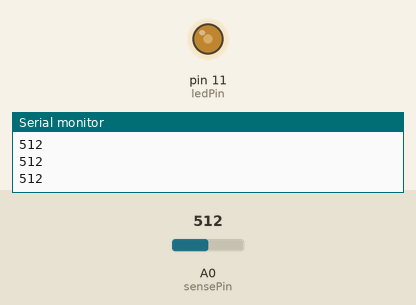
Recording of a sketch running on a simulated Arduino Uno, built with avr-gcc and run on an emulated ATmega328P. On the bench: output pins drawn as LEDs (lit = HIGH), the last lines printed to the serial monitor. Inputs (shaded band) come from the test bench; at power-on: A0 (sensePin) = 512.

Above: at 1.2 s.
1.3 s: A0 (sensePin) set to 610
At 2.5 s:
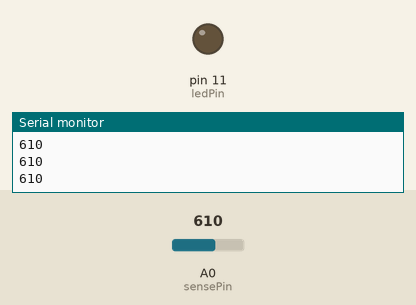
2.8 s: A0 (sensePin) set to 589
At 3.8 s:
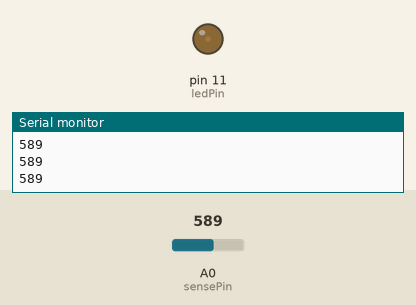
4.3 s: A0 (sensePin) set to 390
At 4.8 s:
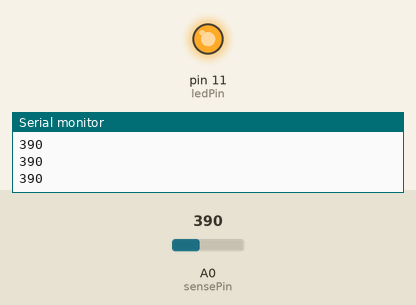
5.8 s: A0 (sensePin) set to 716
At 7.0 s:
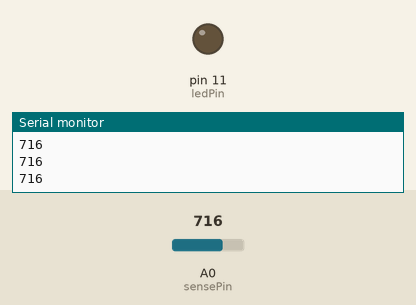
7.3 s: A0 (sensePin) set to 306
At 8.3 s:
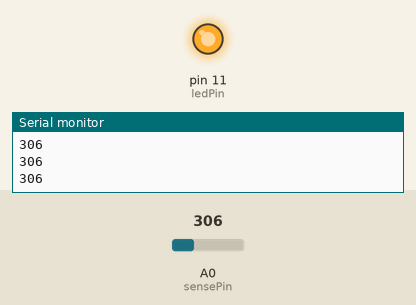
Timing chart, 0 to 9.8 s (numbered marks = the images above; inputs shaded):
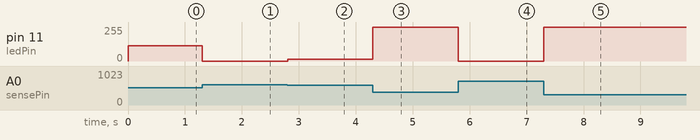

Measured:
- after the input at 1.3 s, pin 11 (ledPin): 113/255 → 0/255 at once
- after the input at 2.8 s, pin 11 (ledPin): 0/255 → 15/255 at once
- after the input at 4.3 s, pin 11 (ledPin): 15/255 → 255/255 at once
- after the input at 5.8 s, pin 11 (ledPin): 255/255 → 0/255 at once
- after the input at 7.3 s, pin 11 (ledPin): 0/255 → 255/255 at once

The sketch:

LDR_sensor.ino
```cpp
int sensePin = 0;
int ledPin = 11;
int maxValue = 600;
int minValue = 400;

void setup()
{
  analogReference(DEFAULT);

  pinMode(ledPin, OUTPUT);

  Serial.begin(9600);
}


void loop()
{
  Serial.println(analogRead(sensePin));
  int val = analogRead(sensePin);

  val = constrain(val, minValue, maxValue);
  int ledLevel = map(val, minValue, maxValue, 255, 0);

  analogWrite(ledPin, ledLevel);
}
```
